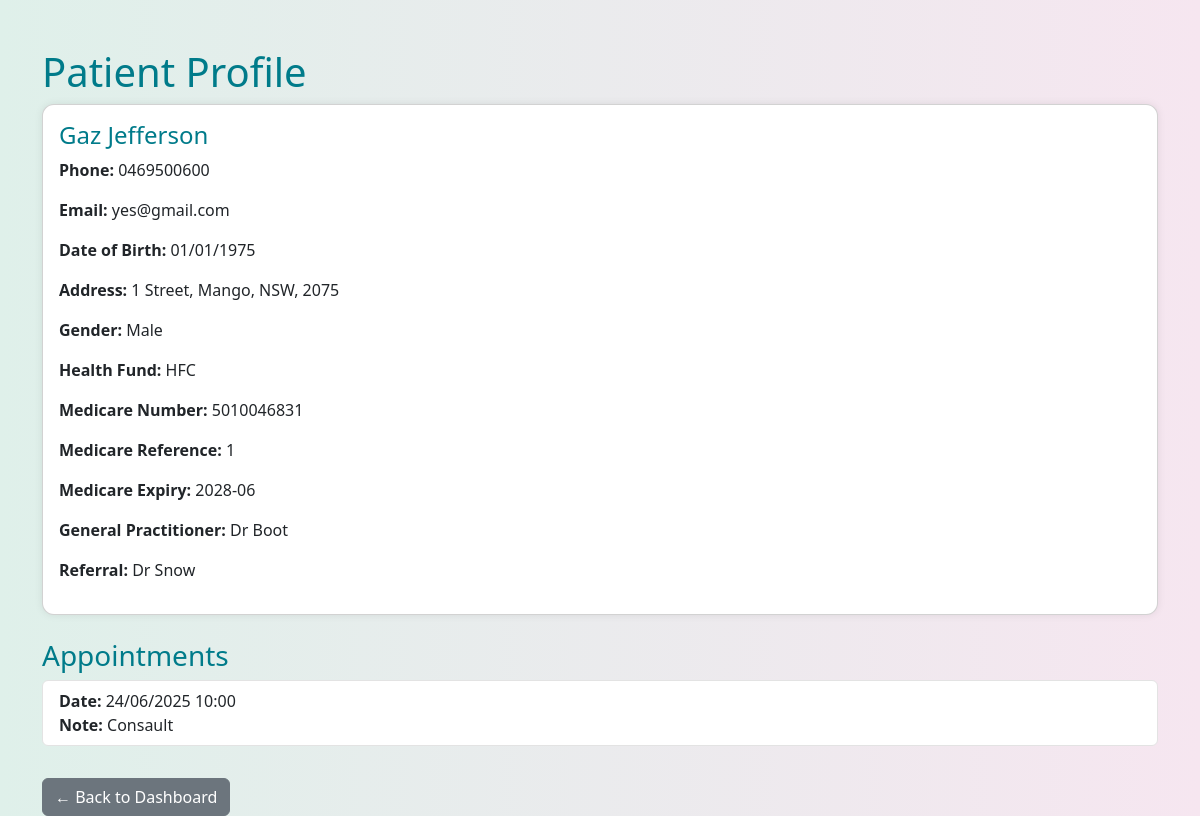
/patient/1 (signed in), run on the app's committed database.
### tables this page shows
CREATE TABLE patients (
                id INTEGER PRIMARY KEY AUTOINCREMENT,
                last_name TEXT NOT NULL,
                first_name TEXT NOT NULL,
                preferred_name TEXT,
                gender TEXT,
                address TEXT,
                date_of_birth TEXT,
                phone TEXT,
                email TEXT,
                health_fund TEXT,
                medicare_number TEXT,
                medicare_reference TEXT,
                medicare_expiry TEXT,
                general_practitioner TEXT,
                referral TEXT
            );

CREATE TABLE appointments (
                id INTEGER PRIMARY KEY AUTOINCREMENT,
                patient_id INTEGER NOT NULL,
                appointment_time TEXT NOT NULL,
                note TEXT,
                FOREIGN KEY (patient_id) REFERENCES patients (id)
            );

### app.py (the view)
@app.route('/patient/<int:patient_id>')
def patientprofile(patient_id):
    conn = get_db_connection()
    patient = conn.execute('SELECT * FROM patients WHERE id = ?', (patient_id,)).fetchone()
    appointments = conn.execute('''
        SELECT * FROM appointments
        WHERE patient_id = ?
        ORDER BY appointment_time
    ''', (patient_id,)).fetchall()
    conn.close()
    if patient is None:
        return f"<h2>Patient ID {patient_id} not found</h2>", 404
    formatted_appointments = []
    for appt in appointments:
        try:
            dt = datetime.fromisoformat(appt['appointment_time'])
            formatted_time = dt.strftime('%d/%m/%Y %H:%M')
        except ValueError:
            formatted_time = appt['appointment_time']
        appt_dict = dict(appt)
        appt_dict['formatted_time'] = formatted_time
        formatted_appointments.append(appt_dict)
    return render_template('patientprofile.html', patient=patient, appointments=formatted_appointments)

### app.py (called while the page is built)
@app.template_filter('datetimeformat')
def datetimeformat(value, format='%d/%m/%Y'):
    try:
        return datetime.strptime(value, '%Y-%m-%d').strftime(format)
    except:
        return value

@app.before_request
def require_login():
    allowed_routes = ['login', 'static']
    if request.endpoint not in allowed_routes and 'username' not in session:
        return redirect(url_for('login'))

def get_db_connection():
    conn = sqlite3.connect(DB_PATH)
    conn.row_factory = sqlite3.Row
    return conn

### templates/patientprofile.html (shortened to what this page needs)
<!DOCTYPE html>
<html lang="en">
<head>
    <link href="https://cdn.jsdelivr.net/npm/bootstrap@5.3.0/dist/css/bootstrap.min.css" rel="stylesheet">
</head>
<body>
<div class="container mt-5">
    <h1>Patient Profile</h1>
    <div class="card mb-4">
        <div class="card-body">
            <h4>{{ patient['preferred_name'] or patient['first_name'] }} {{ patient['last_name'] }}</h4>
            <p><strong>Phone:</strong> {{ patient['phone'] }}</p>
            <p><strong>Email:</strong> {{ patient['email'] }}</p>
            <p><strong>Date of Birth:</strong> {{ patient['date_of_birth'] | datetimeformat('%d/%m/%Y') }}</p>
            <p><strong>Address:</strong> {{ patient['address'] }}</p>
            <p><strong>Gender:</strong> {{ patient['gender'] }}</p>
            <p><strong>Health Fund:</strong> {{ patient['health_fund'] }}</p>
            <p><strong>Medicare Number:</strong> {{ patient['medicare_number'] }}</p>
            <p><strong>Medicare Reference:</strong> {{ patient['medicare_reference'] }}</p>
            <p><strong>Medicare Expiry:</strong> {{ patient['medicare_expiry'] }}</p>
            <p><strong>General Practitioner:</strong> {{ patient['general_practitioner'] }}</p>
            <p><strong>Referral:</strong> {{ patient['referral'] }}</p>
        </div>
    </div>
    <h3>Appointments</h3>
    {% if appointments %}
    <ul class="list-group">
        {% for appointment in appointments %}
        <li class="list-group-item">
            <strong>Date:</strong> {{ appointment['formatted_time'] }}<br>
            <strong>Note:</strong> {{ appointment['note'] or 'None' }}
        </li>
        {% endfor %}
    </ul>
    {% else %}
    <p>No appointments found for this patient.</p>
    {% endif %}
    <div class="mt-4">
        <a href="{{ url_for('dashboard') }}" class="btn btn-secondary">← Back to Dashboard</a>
    </div>
</div>
</body>
</html>

### templates/patientprofile.html (style rules this page uses)
body { background: linear-gradient(to right, #dff0ea, #f6e6f0); font-family: 'Segoe UI', sans-serif; }
h1, h3, h4 { color: #007b8a; }
.card { border-radius: 12px; box-shadow: 0 0 8px rgba(0,0,0,0.08); }
.list-group-item { background-color: #ffffff; border-radius: 6px; margin-bottom: 8px; border: 1px solid #e3e3e3; }

### data on the page
patients: preferred_name "Gaz", last_name "Jefferson", phone "0469500600", email "yes@gmail.com", date_of_birth "01/01/1975", address "1 Street, Mango, NSW, 2075", gender "Male", health_fund "HFC", medicare_number "5010046831", medicare_reference "1", medicare_expiry "2028-06", general_practitioner "Dr Boot", referral "Dr Snow"
appointments: formatted_time "24/06/2025 10:00", note "Consault"
